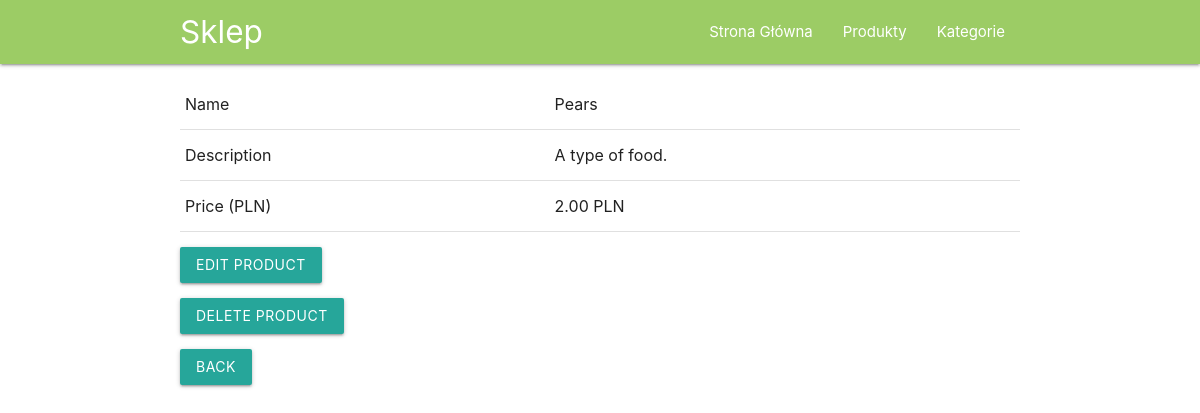
Screenshot of /product/detail/pears/ with the database file from the repository.
### product_manager/models.py (models this page shows, shortened)
class Product(models.Model):
    name = models.CharField(max_length=155)
    slug = extension_fields.AutoSlugField(populate_from='name', blank=True)
    description = models.TextField(max_length=250)
    price = models.DecimalField(max_digits=8, decimal_places=2)
    category = models.ForeignKey(
        'Category',
        on_delete=models.CASCADE,
        related_name='category'
    )
    class Meta:
        ordering = ('-pk',)
    def get_update_url(self):
        return reverse('product_manager_product_update', args=(self.slug,))
    def get_delete_url(self):
        return reverse('product_manager_product_delete', args=(self.slug,))

### product_manager/views.py (the view)
# urls.py: path('product/detail/<slug:slug>/', views.ProductDetailView.as_view(), name='product_manager_product_detail'),
class ProductDetailView(DetailView):
    model = Product

### product_manager/templates/product_manager/product_detail.html
{% extends "base.html" %}
{% load static %}
{% block content %}
	<table class="table">
		<tr>
			<td>Name</td>
			<td>{{ object.name }}</td>
		</tr>
		<tr>
			<td>Description</td>
			<td>{{ object.description }}</td>
		</tr>
		<tr>
			<td>Price (PLN)</td>
			<td>{{ object.price }} PLN</td>
		</tr>
	</table>
	<p>
		<a class="btn btn-primary" href="{{object.get_update_url}}">Edit Product</a>
	</p>
	<p>
		<a class="btn btn-primary" href="{{object.get_delete_url}}">Delete Product</a>
	</p>
	<p>
		<a class="btn btn-default" href="{% url 'product_manager_product_list' %}">Back</a>
	</p>
{% endblock %}

### rows the page displays
Product: name "Pears", description "A type of food.", price "2.00"
